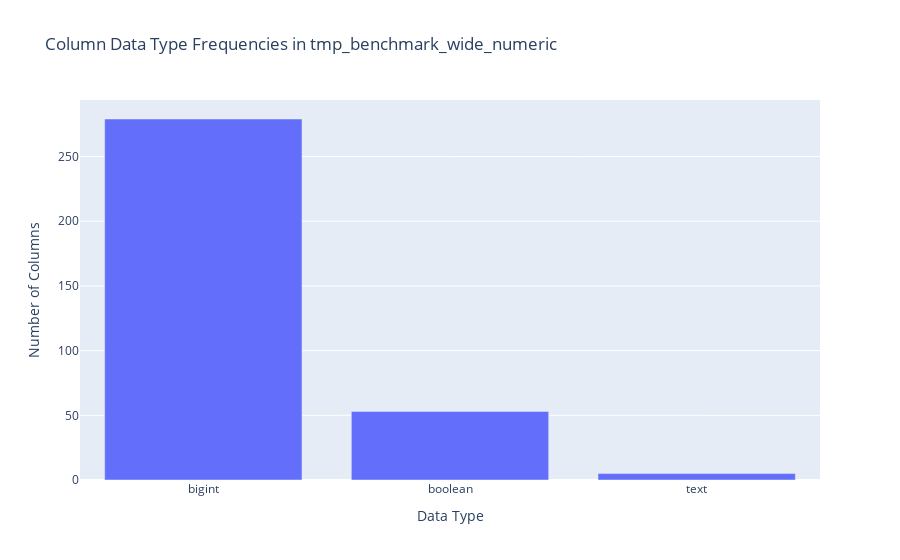

This figure's notebook cell:
### Markdown cell above
--- 
## 5. Column-Level Analysis
A deep dive into the columns, focusing on data types, data completeness (NULL values), and complexity (cardinality).

### Code cell
display_header("Data Type Distribution")

if column_structure_df is not None:
    type_counts = column_structure_df['data_type'].value_counts().reset_index()
    type_counts.columns = ['data_type', 'count']
    
    # Calculate percentages
    type_counts['percentage'] = (type_counts['count'] / type_counts['count'].sum() * 100).round(2)
    
    # Display comprehensive table
    display(Markdown("**Complete Data Type Distribution**"))
    display(type_counts.style.format({'percentage': '{:.2f}%'}))
    
    # Display summary statistics
    display(Markdown("**Data Type Summary**"))
    summary_stats = pd.DataFrame({
        'Total Columns': [type_counts['count'].sum()],
        'Unique Data Types': [len(type_counts)],
        'Most Common Type': [f"{type_counts.iloc[0]['data_type']} ({type_counts.iloc[0]['count']} columns)"],
        'Least Common Type': [f"{type_counts.iloc[-1]['data_type']} ({type_counts.iloc[-1]['count']} columns)"]
    })
    display(summary_stats)
    
    fig = px.bar(type_counts, x='data_type', y='count', title=f'Column Data Type Frequencies in {DATABASE_NAME}',
                 labels={'count': 'Number of Columns', 'data_type': 'Data Type'})
    fig.show()
else:
    print("No column structure data available.")

### Figure 1 — Plotly figure (JSON) as saved in the notebook; plotly's stock layout.template omitted (floating-point values rounded to 4 significant figures)
{"data": [{"hovertemplate": "Data Type=%{x}<br>Number of Columns=%{y}<extra></extra>", "legendgroup": "", "marker": {"color": "#636efa", "pattern": {"shape": ""}}, "name": "", "orientation": "v", "showlegend": false, "textposition": "auto", "type": "bar", "x": ["bigint", "boolean", "text"], "xaxis": "x", "y": [279, 53, 5], "yaxis": "y"}], "layout": {"barmode": "relative", "legend": {"tracegroupgap": 0}, "title": {"text": "Column Data Type Frequencies in tmp_benchmark_wide_numeric"}, "xaxis": {"anchor": "y", "domain": [0, 1], "title": {"text": "Data Type"}}, "yaxis": {"anchor": "x", "domain": [0, 1], "title": {"text": "Number of Columns"}}}}
